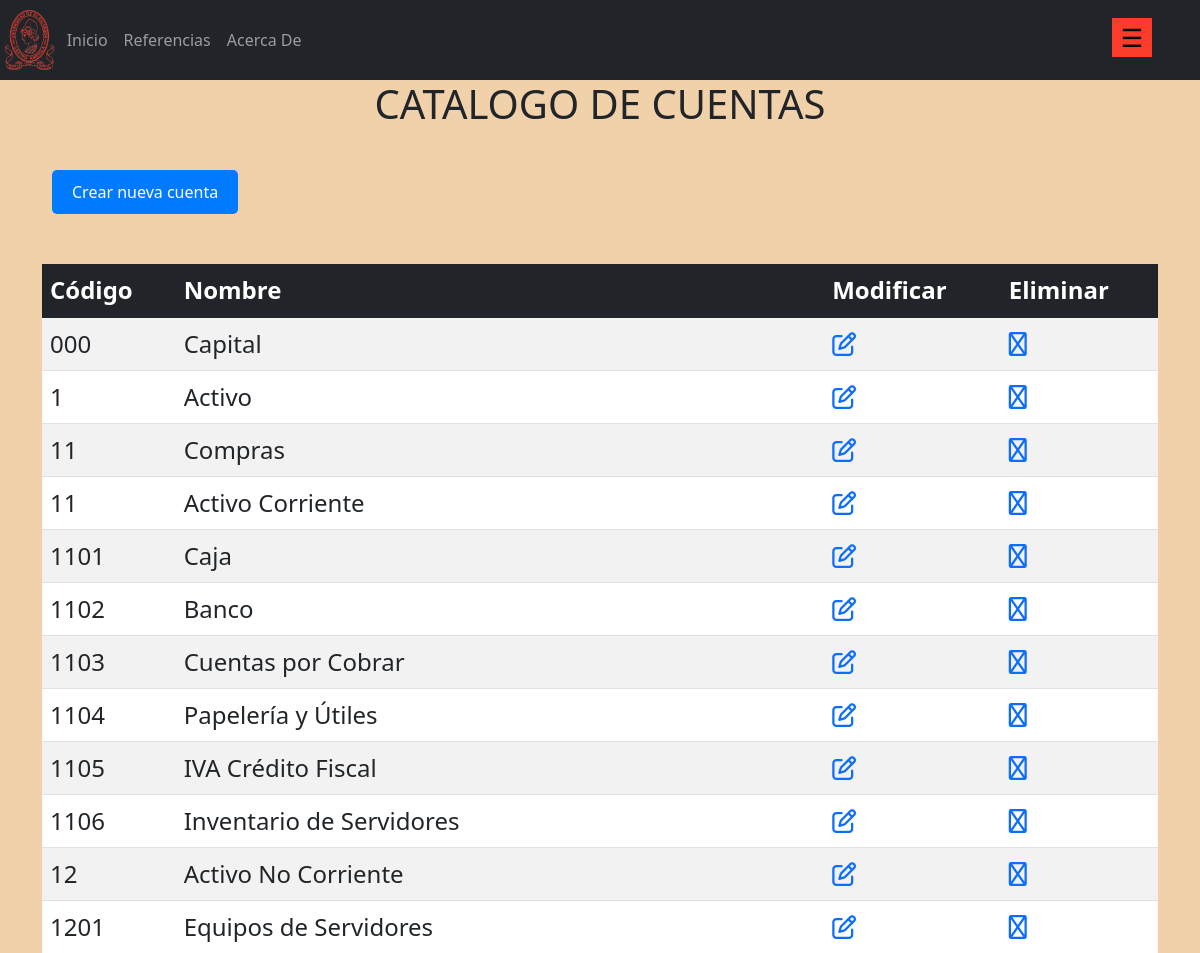
Page /cuenta/cuenta (upper part) on the earlier database version.
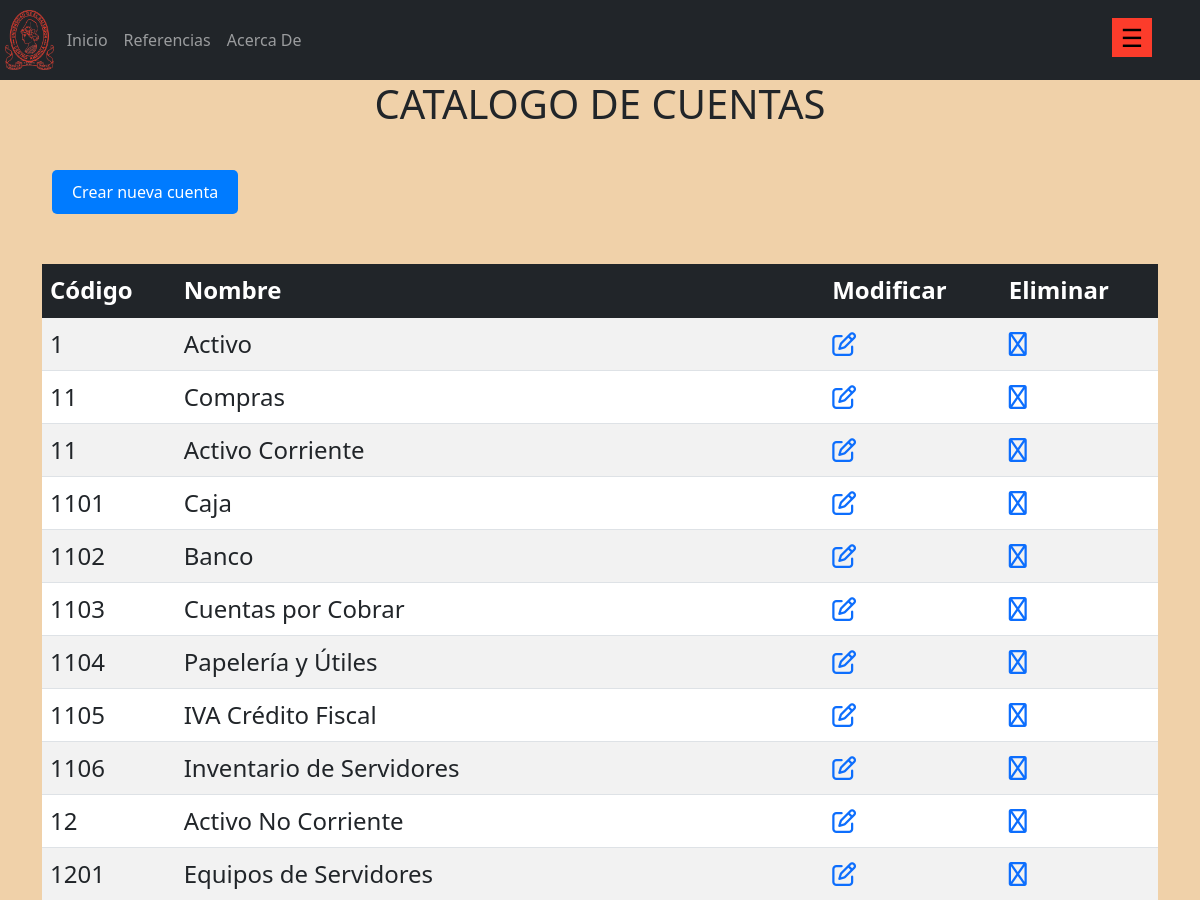
Same page on the later database version.
### aplicaciones/cuenta/models.py (models this page shows, shortened)
class cuenta(models.Model):
    codigo = models.CharField(max_length=10)
    nombre = models.CharField(max_length=50)
    monto = models.DecimalField(max_digits=10, decimal_places=2)
    categoria = models.CharField(max_length=5, choices=[("Debe", "Debe"), ("Haber", "Haber")], default="")

### aplicaciones/cuenta/views.py (the view)
# urls.py: path('cuenta/cuenta', views.cuentas, name='cuenta'),
def cuentas(request):
    catalogo = cuenta.objects.all().order_by('codigo')
    return render(request, 'cuenta/cuenta.html',{
        'catalogo':catalogo
    })

### templates/cuenta/cuenta.html (shortened to what this page needs)
{% extends 'layout/base.html' %}
{% load static %}
{% block content %}
    <h1>CATALOGO DE CUENTAS</h1><br>
    <a href="{% url 'crear' %}">
        <button style="margin-bottom: 50px;" type="button" class="btn btn-primary">Crear nueva cuenta</button>
    </a>
    <table class="table table-striped" style="font-size: x-large;">
        <thead class="table-dark">
            <tr>
                <th>Código</th>
                <th>Nombre</th>
                <th>Modificar</th>
                <th>Eliminar</th>
            </tr>
        </thead>
        <tbody class="table-group-divider">
            {% for e in catalogo %}
                <tr>
                    <td> {{ e.codigo }}</td>
                    <td> {{ e.nombre }}</td>
                    <td> <a href="{% url 'modificar' e.id %}">
                        <i class="fa-regular fa-pen-to-square"></i>
                    </a></td>
                    <td><a href="{% url 'eliminar' e.id %}">
                        <i class="fa-regular fa-trash"></i></td>
                </tr>
                    {% endfor %}
        </tbody>
    </table>
{% endblock content %}

Differences in the rows shown:
removed cuenta: codigo "000", nombre "Capital"
